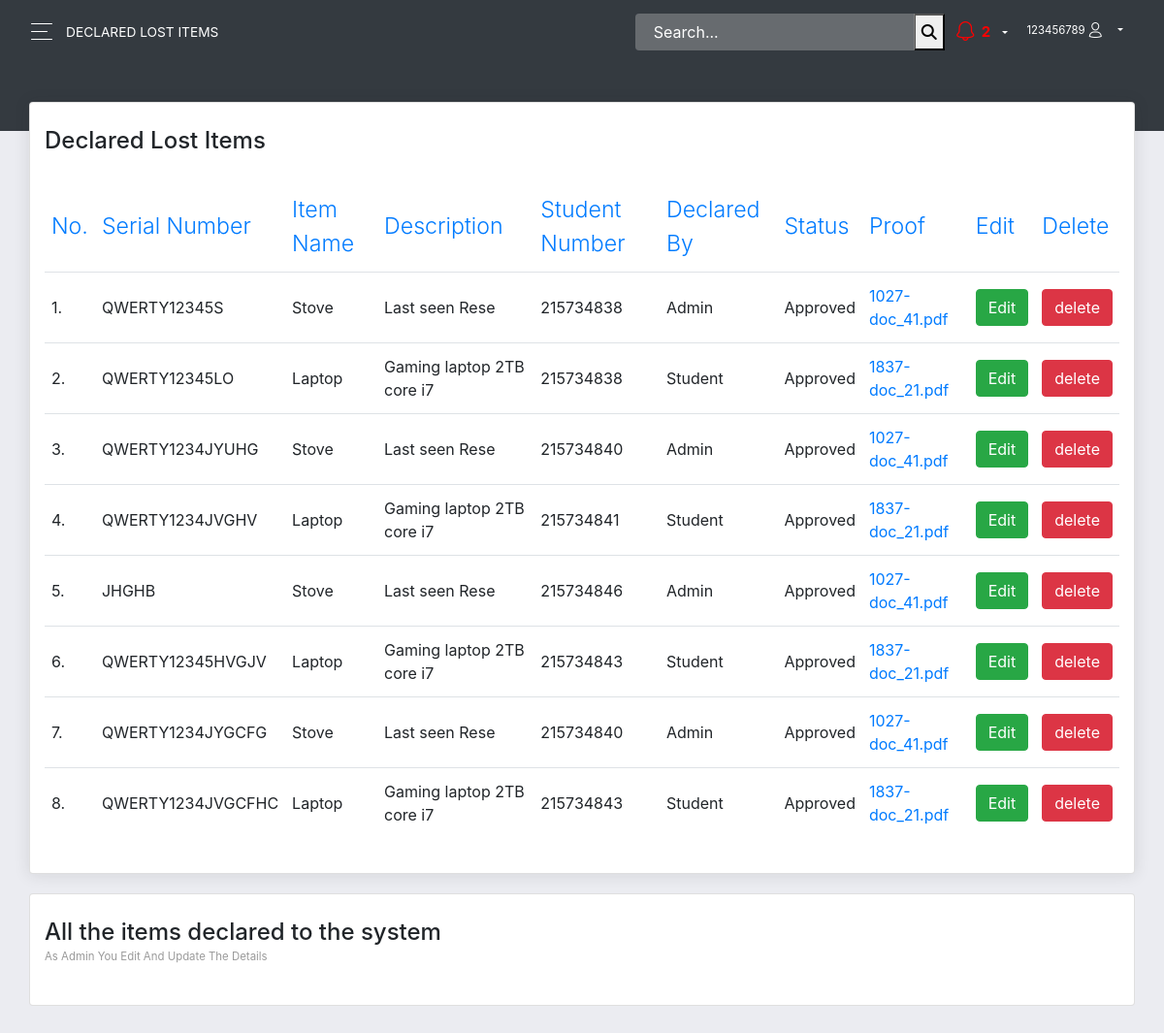
/pages/viewlostitems.php (signed in), run on the app's committed database.
### tables this page shows
CREATE TABLE `items` (
  `itemId` int(11) NOT NULL,
  `serial_num` varchar(255) NOT NULL,
  `item_nam` varchar(255) NOT NULL,
  `description` varchar(255) NOT NULL,
  `stud_num` int(11) NOT NULL,
  `file` varchar(255) NOT NULL,
  `lost` int(11) NOT NULL,
  `role` int(11) NOT NULL,
  `status` int(11) NOT NULL,
  `date` timestamp(6) NOT NULL DEFAULT current_timestamp(6) ON UPDATE current_timestamp(6),
  `read_mesg` int(11) NOT NULL
);

### pages/viewlostitems.php (the view, shortened to what this page needs)
<?php
 require('includes/connection.php');
 $sql = "SELECT count(message) AS msg FROM message WHERE status = 0";
 $item = mysqli_query($conn,$sql);
 $values =mysqli_fetch_assoc($item);
 $message=$values['msg'];
 $sql = "SELECT count(serial_num) AS statu FROM items WHERE read_mesg = 0";
 $item = mysqli_query($conn,$sql);
 $values =mysqli_fetch_assoc($item);
 $statu=$values['statu'];
 ?>
<!DOCTYPE html>
<html lang="en">
<head>
  <link rel="stylesheet" href="https://use.fontawesome.com/releases/v5.7.1/css/all.css">
  <link href="../assets/css/bootstrap.min.css" rel="stylesheet" />
  <link href="../assets/css/now-ui-dashboardd.css?v=1.5.0" rel="stylesheet" />
  <link href="../assets/demo/demo.css" rel="stylesheet" />
  <?php include "head.php"; ?>
</head>
<body class="">
  <div class="wrapper ">
    <div class="main-panel" id="main-panel">
      <nav class="navbar navbar-expand-lg navbar-transparent  bg-primary  navbar-absolute">
        <div class="container-fluid">
          <div class="navbar-wrapper">
            <div class="navbar-toggle">
              <button type="button" class="navbar-toggler">
                <span class="navbar-toggler-bar bar1"></span>
                <span class="navbar-toggler-bar bar2"></span>
                <span class="navbar-toggler-bar bar3"></span>
              </button>
            </div>
            <a class="navbar-brand" href="#pablo">Declared Lost Items</a>
          </div>
          <div class="collapse navbar-collapse justify-content-end" id="navigation">
          <form action = "./searchi.php" method="get">
              <div class="input-group no-border">
                <input type="text" name = "search" value="" class="form-control" placeholder="Search...">
                <div class="input-group-append">
                <button type = "submit" value = "search"><i class="fa fa-search" aria-hidden="true"></i></button>
                  </div>
              </div>
            </form>
            <ul class="navbar-nav">
            <li class="nav-item dropdown">
                <a class="nav-link dropdown-toggle" id="navbarDropdownMenuLink" data-toggle="dropdown" aria-haspopup="true" aria-expanded="false">
                <?php
                $answer = $message + $statu;
            if($answer==0){
              echo "<i class='now-ui-icons ui-1_bell-53' style='font-size:20px;color:white'></i><span class='badge  'style='font-size:15px;color:white'>$answer</span>";
            }
                      else{
                        echo "<i class='now-ui-icons ui-1_bell-53' style='font-size:20px;color:red'></i><span class='badge  'style='font-size:15px;color:red'>$answer</span>";
                      }
                  ?>
                </a>
              </li>
            <li class="nav-item dropdown">
                <a class="nav-link dropdown-toggle" id="navbarDropdownMenuLink" data-toggle="dropdown" aria-haspopup="true" aria-expanded="false">
                <?php echo $_SESSION['stud_num']; ?><i class="now-ui-icons users_single-02"></i>
                </a>
              </li>
            </ul>
          </div>
        </div>
      </nav>
      <div class="panel-header panel-header-sm">
      </div>
      <div class="content">
        <div class="row">
          <div class="col-md-12">
            <div class="card">
              <div class="card-header">
                <h4 class="card-title"> Declared Lost Items</h4>
              </div>
              <?php
                    include_once 'includes/connection.php';
                    $result = mysqli_query($conn,"SELECT * FROM items WHERE lost = 1");
                    ?>
                    <?php
                    if (mysqli_num_rows($result) > 0) {
                    ?>
              <div class="card-body">
                <div class="table-responsive">
                  <table class="table">
                   <thead class=" text-primary">
                   <th>
                       No.
                      </th>
                      <th>
                       Serial Number
                      </th>
                      <th>
                        Item Name
                      </th>
                      <th>
                        Description
                      </th>
                      <th>
                        Student Number
                      </th>
                      <th>
                        Declared By
                      </th>
                      <th>
                        Status
                      </th>
                      <th>
                        Proof
                      </th>
                      <th>
                        Edit
                      </th>
                      <th>
                        Delete
                      </th>
                    </thead>
                    <tbody>
                    <?php
                    $coun = 1;
                    while($row = mysqli_fetch_array($result)) {
                    ?>
                    <tr>
                    <td><?php echo $coun++."."; ?></td>
                        <td><?php echo $row["serial_num"]; ?></td>
                        <td><?php echo $row["item_nam"]; ?></td>
                        <td><?php echo $row["description"]; ?></td>
                        <td><?php echo $row["stud_num"]; ?></td>
                        <td><?php if ($row["role"]==1){echo "Admin";} elseif($row["role"]==0){ echo "Student";} ?></td>
                        <td><?php if($row["status"]==0)echo "Pending"; elseif($row["status"]==1) echo "Approved"; elseif($row["status"]==2) echo "Declined";?></td>
                        <td><a target="_blank" href="./uploads/<?php echo $row["file"]; ?>" title='Print PDF'><?php echo $row["file"]; ?></a></td>
                        <td><a href="includes/updatelostitems.php?itemId=<?php echo $row["itemId"]; ?>" title='Update Record'><button class ="btn btn-success">Edit</button></a></td>
                        <td><input type="button" class = "btn btn-danger" onClick="delet(<?php echo $row["itemId"];  ?>)" name = "delete" value="delete"></td>
                    </tr>
                    <?php
                    }
                    ?>
                    </table>
                     <?php
                    }
                    else{
                        echo "No result found";
                    }
                    ?>
                </div>
              </div>
            </div>
          </div>
          <div class="col-md-12">
            <div class="card card-plain">
              <div class="card-header">
              <h4 class="card-title"> All the items declared to the system</h4>
                <p class="category"> As admin you edit and update the details</p>
              </div>
              <div class="card-body">
              </div>
            </div>
          </div>
        </div>
      </div>
    </div>
  </div>
</body>
</html>

### data on the page
items: serial_num "QWERTY12345S", item_nam "Stove", description "Last seen Rese", stud_num "215734838", role "Admin", status "Approved", file "1027-doc_41.pdf"
items: serial_num "QWERTY12345LO", item_nam "Laptop", description "Gaming laptop 2TB core i7", stud_num "215734838", role "Student", status "Approved", file "1837-doc_21.pdf"
items: serial_num "QWERTY1234JYUHG", item_nam "Stove", description "Last seen Rese", stud_num "215734840", role "Admin", status "Approved", file "1027-doc_41.pdf"
items: serial_num "QWERTY1234JVGHV", item_nam "Laptop", description "Gaming laptop 2TB core i7", stud_num "215734841", role "Student", status "Approved", file "1837-doc_21.pdf"
items: serial_num "JHGHB", item_nam "Stove", description "Last seen Rese", stud_num "215734846", role "Admin", status "Approved", file "1027-doc_41.pdf"
items: serial_num "QWERTY12345HVGJV", item_nam "Laptop", description "Gaming laptop 2TB core i7", stud_num "215734843", role "Student", status "Approved", file "1837-doc_21.pdf"
items: serial_num "QWERTY1234JYGCFG", item_nam "Stove", description "Last seen Rese", stud_num "215734840", role "Admin", status "Approved", file "1027-doc_41.pdf"
items: serial_num "QWERTY1234JVGCFHC", item_nam "Laptop", description "Gaming laptop 2TB core i7", stud_num "215734843", role "Student", status "Approved", file "1837-doc_21.pdf"

### other printed values
$answer "2"
$_SESSION['stud_num'] "123456789"
